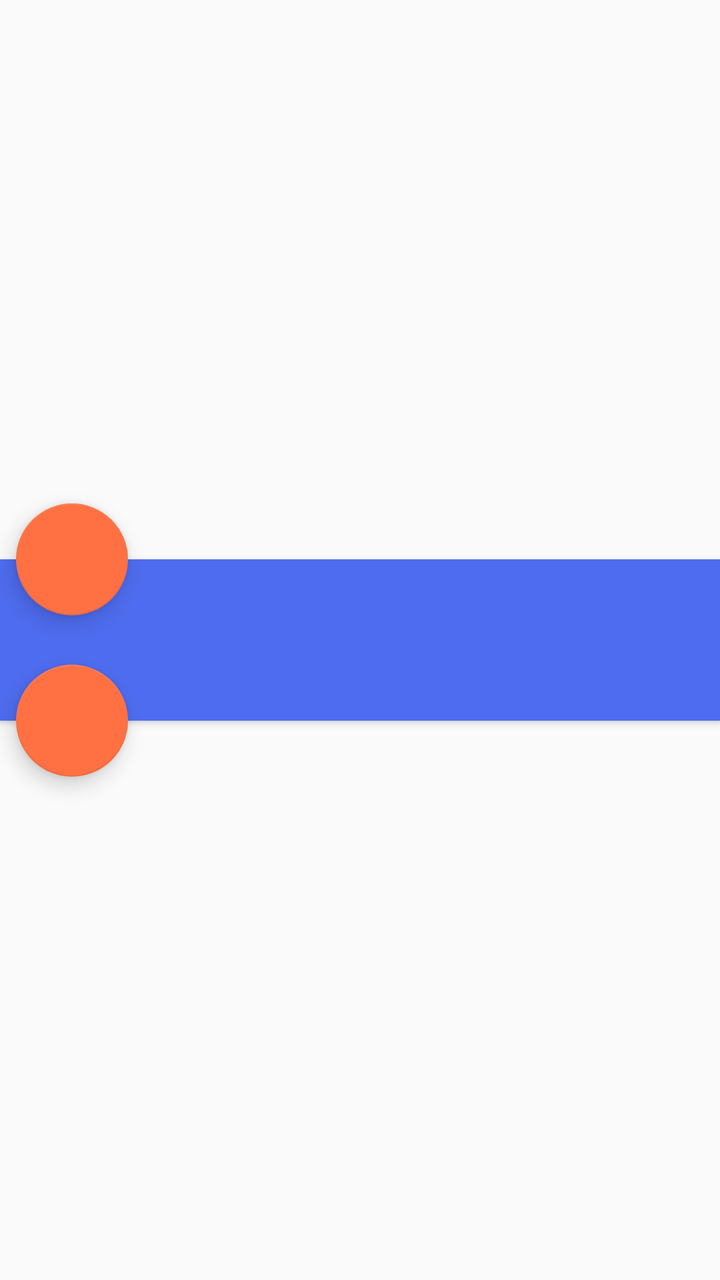
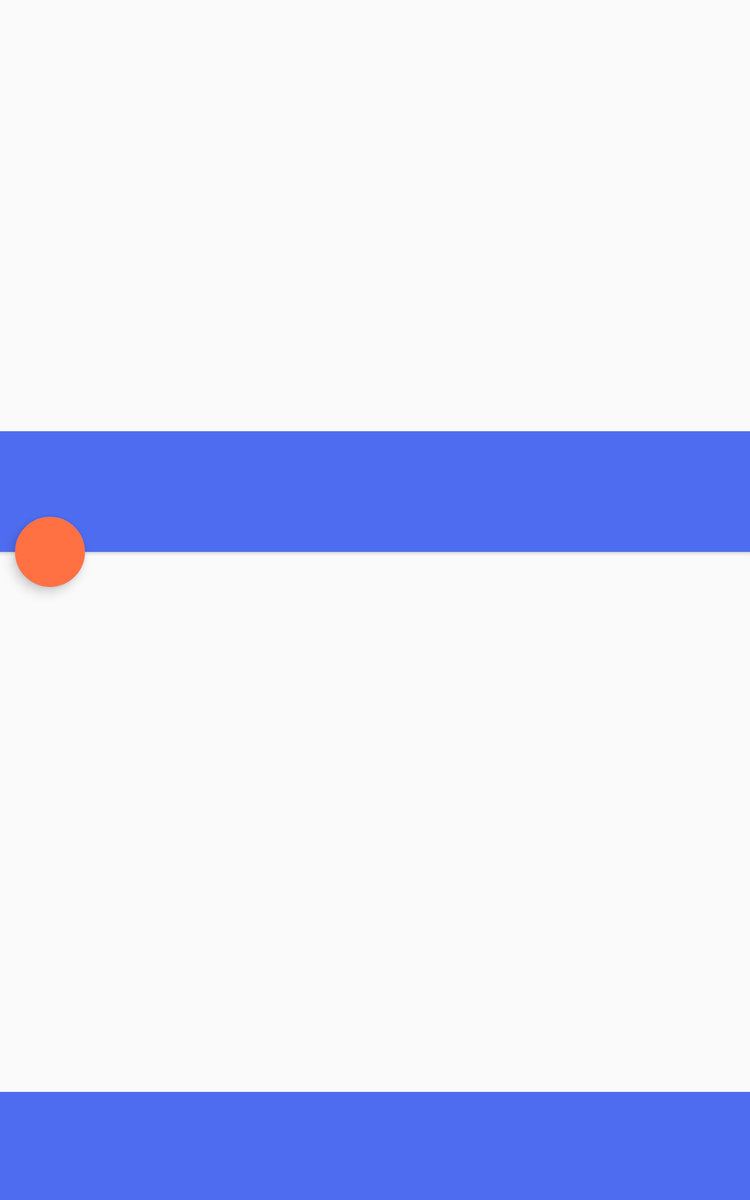

Two renders of one Android screen. The first uses the default layout on a phone; the second uses the alternative layout the repository ships for a different screen configuration, on a matching device. The two XML files are below.
<!-- AndroidManifest.xml: activity theme G3AppTheme.Detail -->
<!-- res/layout/fragment_detail.xml -->
<?xml version="1.0" encoding="utf-8"?>
<androidx.coordinatorlayout.widget.CoordinatorLayout
    xmlns:android="http://schemas.android.com/apk/res/android"
    xmlns:app="http://schemas.android.com/apk/res-auto"
    android:layout_width="match_parent"
    android:layout_height="match_parent">

    <LinearLayout
        android:id="@+id/linearLayout"
        android:layout_width="match_parent"
        android:layout_height="match_parent"
        android:orientation="vertical"
        android:weightSum="100">


        <ImageView
            android:id="@+id/imageView"
            android:layout_width="match_parent"
            android:layout_height="0dp"
            android:layout_weight="50"
            android:scaleType="centerCrop"
            android:transitionName="image" />

        <ScrollView
            android:layout_width="match_parent"
            android:layout_height="0dp"
            android:layout_weight="50"
            android:clipToPadding="false"
            android:paddingTop="@dimen/standard_margin"
            android:paddingBottom="@dimen/standard_margin"
            android:scrollbarStyle="outsideOverlay">

            <TextView
                android:id="@+id/descriptionTextView"
                style="@style/TextAppearance.AppCompat.Body1"
                android:layout_width="match_parent"
                android:layout_height="wrap_content"
                android:paddingStart="@dimen/keyline2"
                android:paddingEnd="@dimen/keyline3"
                android:textIsSelectable="true" />

        </ScrollView>

    </LinearLayout>

    <com.google.android.material.floatingactionbutton.FloatingActionButton
        android:id="@+id/mapFab"
        android:layout_height="wrap_content"
        android:layout_width="wrap_content"
        android:src="@drawable/ic_action_map"
        app:layout_anchor="@id/textLayout"
        app:layout_anchorGravity="top|start"
        app:rippleColor="@color/colorFabRipple"
        android:layout_marginStart="8dp"
        android:clickable="true" />

    <com.google.android.material.floatingactionbutton.FloatingActionButton
        android:id="@+id/action_share"
        android:layout_width="wrap_content"
        android:layout_height="wrap_content"
        android:layout_marginStart="8dp"
        android:clickable="true"
        android:src="@drawable/ic_share_action"
        app:layout_anchor="@id/textLayout"
        app:layout_anchorGravity="bottom|start"
        app:rippleColor="@color/colorFabRipple" />

    <LinearLayout
        android:id="@+id/textLayout"
        android:layout_width="match_parent"
        android:layout_height="wrap_content"
        android:background="?colorPrimary"
        android:elevation="2dp"
        android:orientation="vertical"
        android:paddingStart="@dimen/keyline2"
        android:paddingTop="@dimen/standard_margin"
        android:paddingEnd="@dimen/keyline3"
        android:paddingBottom="@dimen/standard_margin"
        app:layout_anchor="@+id/linearLayout"
        app:layout_anchorGravity="center">

        <TextView
            android:id="@+id/nameTextView"
            style="@style/TextAppearance.AppCompat.Title.Inverse"
            android:layout_width="match_parent"
            android:layout_height="wrap_content"
            android:ellipsize="end"
            android:maxLines="2"
            android:textIsSelectable="true" />

        <TextView
            android:id="@+id/distanceTextView"
            style="@style/TextAppearance.AppCompat.Subhead.Inverse"
            android:layout_width="wrap_content"
            android:layout_height="wrap_content" />

    </LinearLayout>


</androidx.coordinatorlayout.widget.CoordinatorLayout>
<!-- resources referenced by this layout -->
<resources>
  <color name="colorFabRipple">#D84315</color>
  <dimen name="keyline2">72dp</dimen>
  <item type="dimen" name="keyline3">@dimen/standard_margin</item>
  <dimen name="standard_margin">16dp</dimen>
  <style name="G3AppTheme.Detail">
          <item name="windowActionBarOverlay">true</item>
          <item name="actionBarStyle">@style/ActionBar.Detail</item>
      </style>
  <style name="ActionBar.Detail" parent="Widget.AppCompat.Light.ActionBar.Solid.Inverse">
          <item name="background">@color/transparent_actionbar_background</item>
          <item name="displayOptions">showHome|homeAsUp</item>
      </style>
  <color name="transparent_actionbar_background">#22000000</color>
</resources>
<!-- res/layout-sw600dp/fragment_detail.xml (the repository's variant of the layout above) -->
<!-- drawn on a 7-inch tablet held upright -->
<?xml version="1.0" encoding="utf-8"?>
<androidx.coordinatorlayout.widget.CoordinatorLayout
    xmlns:android="http://schemas.android.com/apk/res/android"
    xmlns:app="http://schemas.android.com/apk/res-auto"
    android:layout_width="match_parent"
    android:layout_height="match_parent">

    <LinearLayout
        android:orientation="vertical"
        android:layout_width="match_parent"
        android:layout_height="match_parent"
        android:weightSum="100">

        <ImageView
            android:id="@+id/imageView"
            android:layout_width="match_parent"
            android:layout_height="0dp"
            android:layout_weight="40"
            android:scaleType="centerCrop"
            android:transitionName="image" />

        <LinearLayout
            android:id="@+id/textLayout"
            android:layout_width="match_parent"
            android:layout_height="wrap_content"
            android:background="?colorPrimary"
            android:orientation="vertical"
            android:paddingStart="@dimen/keyline2"
            android:paddingEnd="@dimen/keyline3"
            android:paddingTop="@dimen/standard_margin"
            android:paddingBottom="@dimen/standard_margin"
            android:elevation="2dp">

            <TextView
                android:id="@+id/nameTextView"
                android:layout_width="match_parent"
                android:layout_height="wrap_content"
                android:maxLines="2"
                android:ellipsize="end"
                android:textIsSelectable="true"
                style="@style/TextAppearance.AppCompat.Title.Inverse" />

            <TextView
                android:id="@+id/distanceTextView"
                android:layout_width="wrap_content"
                android:layout_height="wrap_content"
                style="@style/TextAppearance.AppCompat.Subhead.Inverse" />

        </LinearLayout>

        <ScrollView
            android:layout_width="match_parent"
            android:layout_height="0dp"
            android:layout_weight="50"
            android:clipToPadding="false"
            android:paddingTop="@dimen/standard_margin"
            android:paddingBottom="@dimen/standard_margin"
            android:scrollbarStyle="outsideOverlay">

            <TextView
                android:id="@+id/descriptionTextView"
                style="@style/TextAppearance.AppCompat.Body1"
                android:layout_width="wrap_content"
                android:layout_height="wrap_content"
                android:paddingStart="@dimen/keyline2"
                android:paddingEnd="@dimen/keyline3"
                android:textIsSelectable="true" />

        </ScrollView>

        <RadioGroup
            android:id="@+id/RatingRadioButtons"
            android:layout_width="match_parent"
            android:layout_height="0dp"
            android:layout_weight="10"
            android:background="?colorPrimary"/>

    </LinearLayout>

    <com.google.android.material.floatingactionbutton.FloatingActionButton
        android:id="@+id/mapFab"
        android:layout_height="wrap_content"
        android:layout_width="wrap_content"
        android:src="@drawable/ic_action_map"
        app:layout_anchor="@id/textLayout"
        app:layout_anchorGravity="bottom|start"
        app:rippleColor="@color/colorFabRipple"
        android:layout_marginStart="@dimen/fab_margin"
        android:clickable="true" />

</androidx.coordinatorlayout.widget.CoordinatorLayout>
<!-- resources referenced by the variant -->
<!-- as a 7-inch tablet held upright resolves them -->
<resources>
  <color name="colorFabRipple">#D84315</color>
  <!-- from res/values-sw400dp-v21/ -->
  <dimen name="fab_margin">12dp</dimen>
  <!-- from res/values-sw600dp/ -->
  <dimen name="keyline2">80dp</dimen>
  <item type="dimen" name="keyline3">@dimen/standard_margin</item>
  <!-- from res/values-sw600dp/ -->
  <dimen name="standard_margin">24dp</dimen>
  <style name="G3AppTheme.Detail">
          <item name="windowActionBarOverlay">true</item>
          <item name="actionBarStyle">@style/ActionBar.Detail</item>
      </style>
  <style name="ActionBar.Detail" parent="Widget.AppCompat.Light.ActionBar.Solid.Inverse">
          <item name="background">@color/transparent_actionbar_background</item>
          <item name="displayOptions">showHome|homeAsUp</item>
      </style>
  <color name="transparent_actionbar_background">#22000000</color>
</resources>
